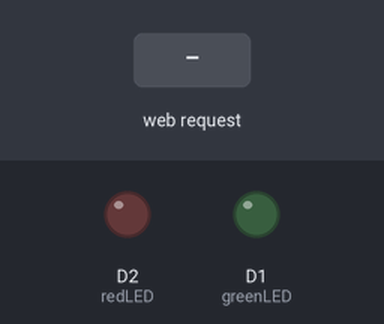
A sketch run on a simulated ESP8266 (NodeMCU). Shown: output pins drawn as LEDs (lit = HIGH). The test bench sets the inputs (shaded band). WiFi joins after 1.5 s; servers stay silent unless stated; what the sketch prints to the serial monitor is not drawn.

Above: at 3.3 s.
3.4 s: HTTP request GET /SUCCESS received
At 3.9 s:
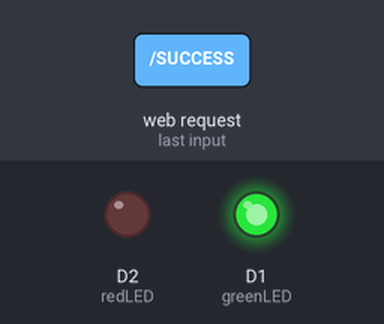
4.9 s: HTTP request GET /FAILURE received
At 6.2 s:
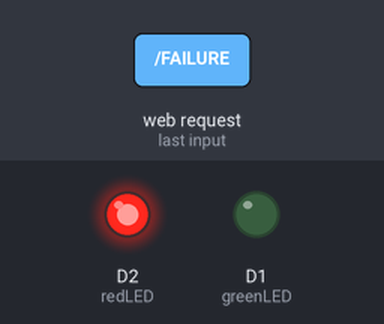
Timing chart, 0 to 7.9 s (numbered marks = the images above; inputs shaded):
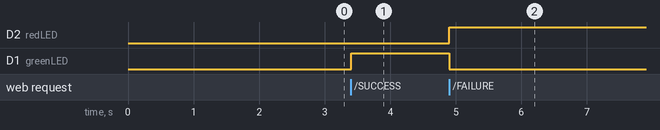

The sketch:

FILE_TRANSFER_LED_BLINKING.ino
```cpp
#include <ESP8266WiFi.h>
#include <ESP8266WebServer.h> // For HTTP server

// network credentials
const char* ssid = "GG";
const char* password = "Goodness19121";

ESP8266WebServer server(80); // HTTP server running on port 80

// GPIO pins for LEDs
const int greenLED = D1; // GPIO5
const int redLED = D2;   // GPIO4

void setup() {
  // Initialize LEDs
  pinMode(greenLED, OUTPUT);
  pinMode(redLED, OUTPUT);
  digitalWrite(greenLED, LOW);
  digitalWrite(redLED, LOW);

  // Initialize Serial Monitor
  Serial.begin(115200);
  Serial.println();
  Serial.print("Connecting to WiFi: ");
  Serial.println(ssid);

  // Connect to Wi-Fi
  WiFi.begin(ssid, password);
  while (WiFi.status() != WL_CONNECTED) {
    delay(700);
    Serial.print(".");
  }
  Serial.println("\nConnected to Wi-Fi");
  Serial.print("NodeMCU IP Address: ");
  Serial.println(WiFi.localIP());

  // Define HTTP routes
  server.on("/SUCCESS", handleSuccess);  // Route for success
  server.on("/FAILURE", handleFailure);  // Route for failure
  server.onNotFound(handleNotFound);     // Handle invalid routes

  // Start the server
  server.begin();
  Serial.println("HTTP server started");
}

// Handle "/SUCCESS" endpoint
void handleSuccess() {
  digitalWrite(greenLED, HIGH);  // Turn on green LED
  digitalWrite(redLED, LOW);     // Turn off red LED
  server.send(200, "text/plain", "Green LED ON: SUCCESS");
}

// Handle "/FAILURE" endpoint
void handleFailure() {
  digitalWrite(greenLED, LOW);   // Turn off green LED
  digitalWrite(redLED, HIGH);    // Turn on red LED
  server.send(200, "text/plain", "Red LED ON: FAILURE");
}

// Handle invalid routes
void handleNotFound() {
  server.send(404, "text/plain", "Endpoint Not Found");
}

void loop() {
  server.handleClient(); // Handle incoming HTTP requests
}
```

Measured:
- after the input at 3.4 s, D1 (greenLED): LOW → HIGH at once
- after the input at 4.9 s, D2 (redLED): LOW → HIGH at once; D1 (greenLED): HIGH → LOW at once
